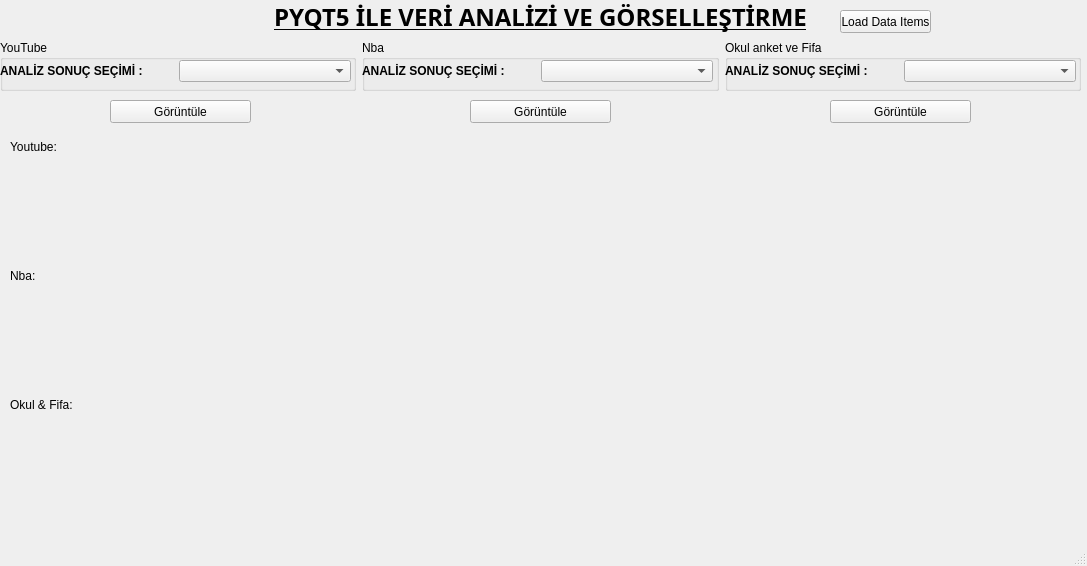
<?xml version="1.0" encoding="UTF-8"?>
<ui version="4.0">
 <class>MainWindow</class>
 <widget class="QMainWindow" name="MainWindow">
  <property name="geometry">
   <rect>
    <x>0</x>
    <y>0</y>
    <width>1087</width>
    <height>566</height>
   </rect>
  </property>
  <property name="windowTitle">
   <string>MainWindow</string>
  </property>
  <widget class="QWidget" name="centralwidget">
   <widget class="QLabel" name="label">
    <property name="geometry">
     <rect>
      <x>0</x>
      <y>0</y>
      <width>1081</width>
      <height>41</height>
     </rect>
    </property>
    <property name="font">
     <font>
      <family>Quicksand</family>
      <pointsize>18</pointsize>
      <weight>75</weight>
      <italic>false</italic>
      <bold>true</bold>
      <underline>true</underline>
     </font>
    </property>
    <property name="text">
     <string>PYQT5 İLE VERİ ANALİZİ VE GÖRSELLEŞTİRME</string>
    </property>
    <property name="alignment">
     <set>Qt::AlignHCenter|Qt::AlignTop</set>
    </property>
   </widget>
   <widget class="QPushButton" name="btnShowYoutube">
    <property name="geometry">
     <rect>
      <x>110</x>
      <y>100</y>
      <width>141</width>
      <height>23</height>
     </rect>
    </property>
    <property name="text">
     <string>Görüntüle</string>
    </property>
   </widget>
   <widget class="QPushButton" name="btnLoad">
    <property name="geometry">
     <rect>
      <x>840</x>
      <y>10</y>
      <width>91</width>
      <height>23</height>
     </rect>
    </property>
    <property name="text">
     <string>Load Data Items</string>
    </property>
   </widget>
   <widget class="QPushButton" name="btnShowNba">
    <property name="geometry">
     <rect>
      <x>470</x>
      <y>100</y>
      <width>141</width>
      <height>23</height>
     </rect>
    </property>
    <property name="text">
     <string>Görüntüle</string>
    </property>
   </widget>
   <widget class="QPushButton" name="btnShowOkul">
    <property name="geometry">
     <rect>
      <x>830</x>
      <y>100</y>
      <width>141</width>
      <height>23</height>
     </rect>
    </property>
    <property name="text">
     <string>Görüntüle</string>
    </property>
   </widget>
   <widget class="QWidget" name="layoutWidget">
    <property name="geometry">
     <rect>
      <x>0</x>
      <y>40</y>
      <width>1081</width>
      <height>51</height>
     </rect>
    </property>
    <layout class="QHBoxLayout" name="horizontalLayout_5">
     <item>
      <widget class="QGroupBox" name="groupBox">
       <property name="title">
        <string>YouTube</string>
       </property>
       <widget class="QWidget" name="layoutWidget">
        <property name="geometry">
         <rect>
          <x>0</x>
          <y>20</y>
          <width>351</width>
          <height>22</height>
         </rect>
        </property>
        <layout class="QHBoxLayout" name="horizontalLayout">
         <item>
          <widget class="QLabel" name="label_2">
           <property name="font">
            <font>
             <weight>75</weight>
             <italic>false</italic>
             <bold>true</bold>
             <underline>false</underline>
             <strikeout>false</strikeout>
            </font>
           </property>
           <property name="text">
            <string>ANALİZ SONUÇ SEÇİMİ : </string>
           </property>
          </widget>
         </item>
         <item>
          <widget class="QComboBox" name="cbYoutube">
           <property name="iconSize">
            <size>
             <width>18</width>
             <height>18</height>
            </size>
           </property>
          </widget>
         </item>
        </layout>
       </widget>
      </widget>
     </item>
     <item>
      <widget class="QGroupBox" name="groupBox_2">
       <property name="title">
        <string>Nba</string>
       </property>
       <widget class="QWidget" name="layoutWidget_3">
        <property name="geometry">
         <rect>
          <x>0</x>
          <y>20</y>
          <width>351</width>
          <height>22</height>
         </rect>
        </property>
        <layout class="QHBoxLayout" name="horizontalLayout_6">
         <item>
          <widget class="QLabel" name="label_5">
           <property name="font">
            <font>
             <weight>75</weight>
             <italic>false</italic>
             <bold>true</bold>
             <underline>false</underline>
             <strikeout>false</strikeout>
            </font>
           </property>
           <property name="text">
            <string>ANALİZ SONUÇ SEÇİMİ : </string>
           </property>
          </widget>
         </item>
         <item>
          <widget class="QComboBox" name="cbNba">
           <property name="iconSize">
            <size>
             <width>18</width>
             <height>18</height>
            </size>
           </property>
          </widget>
         </item>
        </layout>
       </widget>
      </widget>
     </item>
     <item>
      <widget class="QGroupBox" name="groupBox_3">
       <property name="title">
        <string>Okul anket ve Fifa</string>
       </property>
       <widget class="QWidget" name="layoutWidget_4">
        <property name="geometry">
         <rect>
          <x>0</x>
          <y>20</y>
          <width>351</width>
          <height>22</height>
         </rect>
        </property>
        <layout class="QHBoxLayout" name="horizontalLayout_7">
         <item>
          <widget class="QLabel" name="label_6">
           <property name="font">
            <font>
             <weight>75</weight>
             <italic>false</italic>
             <bold>true</bold>
             <underline>false</underline>
             <strikeout>false</strikeout>
            </font>
           </property>
           <property name="text">
            <string>ANALİZ SONUÇ SEÇİMİ : </string>
           </property>
          </widget>
         </item>
         <item>
          <widget class="QComboBox" name="cbOkul">
           <property name="iconSize">
            <size>
             <width>18</width>
             <height>18</height>
            </size>
           </property>
          </widget>
         </item>
        </layout>
       </widget>
      </widget>
     </item>
    </layout>
   </widget>
   <widget class="QWidget" name="layoutWidget">
    <property name="geometry">
     <rect>
      <x>10</x>
      <y>140</y>
      <width>1071</width>
      <height>381</height>
     </rect>
    </property>
    <layout class="QVBoxLayout" name="verticalLayout">
     <item>
      <widget class="QLabel" name="lblYoutube">
       <property name="text">
        <string>Youtube:</string>
       </property>
       <property name="alignment">
        <set>Qt::AlignLeading|Qt::AlignLeft|Qt::AlignTop</set>
       </property>
      </widget>
     </item>
     <item>
      <widget class="QLabel" name="lblNba">
       <property name="text">
        <string>Nba:</string>
       </property>
       <property name="alignment">
        <set>Qt::AlignLeading|Qt::AlignLeft|Qt::AlignTop</set>
       </property>
      </widget>
     </item>
     <item>
      <widget class="QLabel" name="lblOkul">
       <property name="text">
        <string>Okul &amp; Fifa:</string>
       </property>
       <property name="alignment">
        <set>Qt::AlignLeading|Qt::AlignLeft|Qt::AlignTop</set>
       </property>
      </widget>
     </item>
    </layout>
   </widget>
  </widget>
  <widget class="QMenuBar" name="menubar">
   <property name="geometry">
    <rect>
     <x>0</x>
     <y>0</y>
     <width>1087</width>
     <height>21</height>
    </rect>
   </property>
  </widget>
  <widget class="QStatusBar" name="statusbar"/>
 </widget>
 <resources/>
 <connections/>
</ui>
